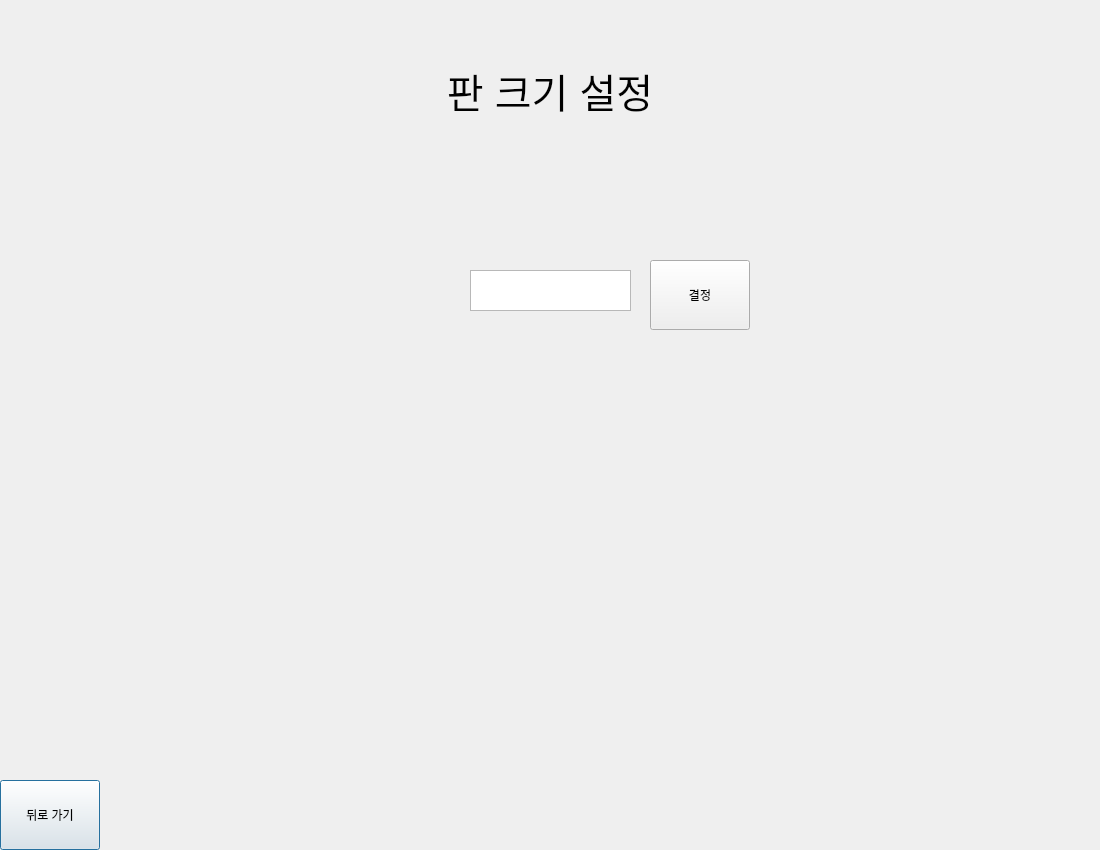
<?xml version="1.0" encoding="UTF-8"?>
<ui version="4.0">
 <class>Dialog</class>
 <widget class="QDialog" name="Dialog">
  <property name="geometry">
   <rect>
    <x>0</x>
    <y>0</y>
    <width>1100</width>
    <height>850</height>
   </rect>
  </property>
  <property name="windowTitle">
   <string>Dialog</string>
  </property>
  <widget class="QLabel" name="TEXT">
   <property name="geometry">
    <rect>
     <x>400</x>
     <y>10</y>
     <width>300</width>
     <height>160</height>
    </rect>
   </property>
   <property name="font">
    <font>
     <pointsize>30</pointsize>
    </font>
   </property>
   <property name="text">
    <string>판 크기 설정</string>
   </property>
   <property name="alignment">
    <set>Qt::AlignCenter</set>
   </property>
  </widget>
  <widget class="QPushButton" name="backButton">
   <property name="geometry">
    <rect>
     <x>0</x>
     <y>780</y>
     <width>100</width>
     <height>70</height>
    </rect>
   </property>
   <property name="text">
    <string>뒤로 가기</string>
   </property>
  </widget>
  <widget class="QTextEdit" name="select_pan">
   <property name="geometry">
    <rect>
     <x>470</x>
     <y>270</y>
     <width>161</width>
     <height>41</height>
    </rect>
   </property>
   <property name="font">
    <font>
     <family>Agency FB</family>
     <pointsize>16</pointsize>
    </font>
   </property>
  </widget>
  <widget class="QPushButton" name="selectbutton">
   <property name="geometry">
    <rect>
     <x>650</x>
     <y>260</y>
     <width>100</width>
     <height>70</height>
    </rect>
   </property>
   <property name="text">
    <string>결정</string>
   </property>
  </widget>
 </widget>
 <resources/>
 <connections/>
</ui>
